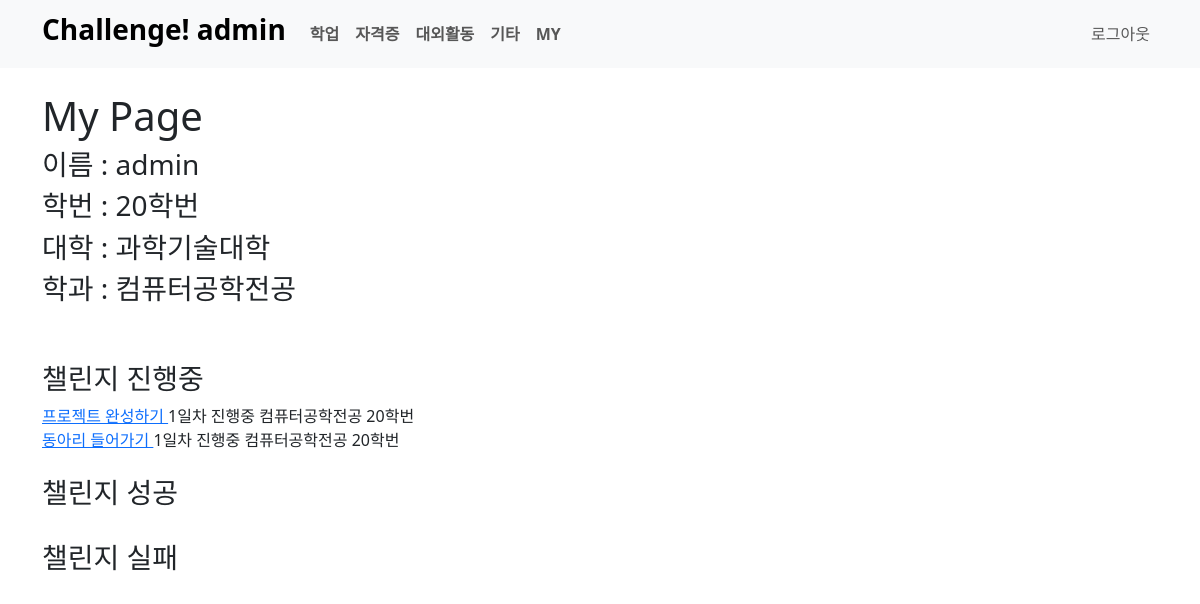
Page /auth/admin/ on the earlier database version.
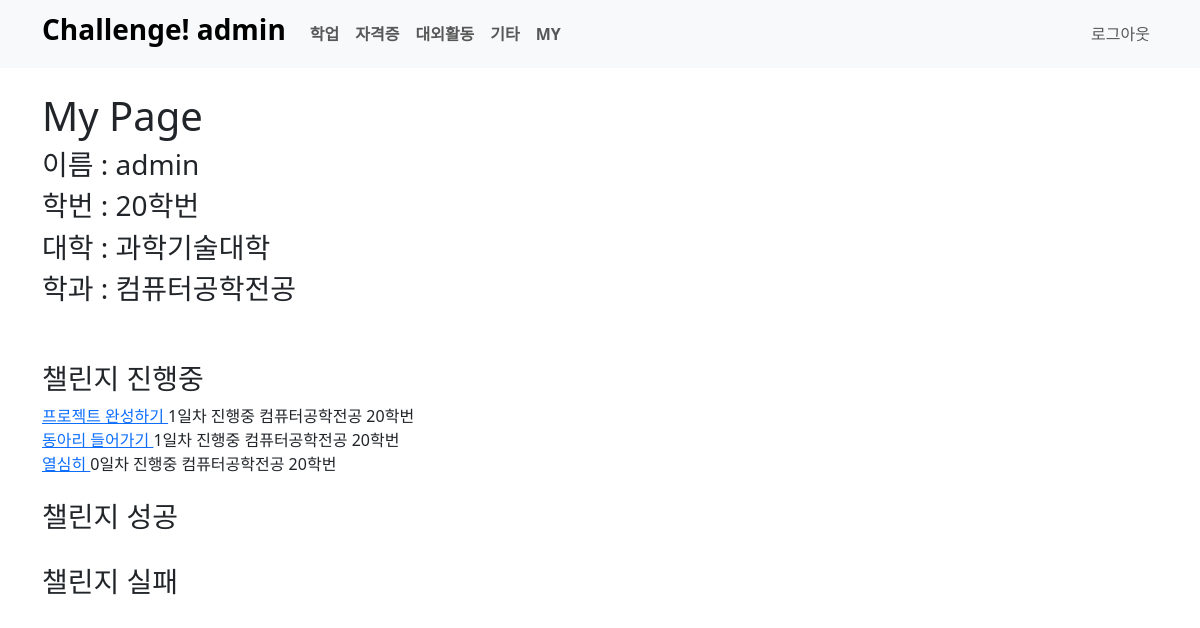
Same page on the later database version.
### board/models.py (models this page shows)
class Category(models.Model):
    name = models.CharField(max_length=20)
    slug = models.SlugField(max_length=50, unique=True, allow_unicode=True)
    def __str__(self):
        return self.name
    def get_absolute_url(self):
        return f'/board/{self.slug}'
    class Meta:
        verbose_name_plural = 'Categories'

class Challenge(models.Model):
    title = models.CharField(max_length=100)
    memo = models.TextField(null=True, blank=True)
    start_date = models.DateField(auto_now_add=True)
    end_date = models.DateField(blank=True, null=True)
    user = models.ForeignKey(User, on_delete=models.CASCADE)
    STATUS_CHOICES = (("0", "진행중"), ("1", "성공"), ("2", "실패"))
    status = models.CharField(max_length=5, choices=STATUS_CHOICES, default=0)
    category = models.ForeignKey(Category, on_delete=models.SET_NULL, null=True)
    like_users = models.ManyToManyField(User, blank=True, related_name='like_challenge')
    def __str__(self):
        return f'{self.title}'
    def get_absolute_url(self):
        return f'/board/{self.pk}/'
    def get_day(self):
        if (self.status=="0"):
            day = date.today()-self.start_date
        else:
            day = self.end_date-self.start_date
        return day.days
    def get_user_name(self):
        if self.user.major:
            return f'{self.user.major} {self.user.number}'
        else:
            return f'{self.user.college} {self.user.number}'

class User(AbstractUser):
    number = models.ForeignKey(Number, on_delete=models.SET_NULL, null=True)
    college = models.ForeignKey(College, on_delete=models.SET_NULL, null=True)
    major = models.ForeignKey(Major, on_delete=models.SET_NULL, null=True, blank=True)

class Major(models.Model):
    name = models.CharField(max_length=30)
    slug = models.SlugField(max_length=50, unique=True, allow_unicode=True)
    college = models.ForeignKey(College, on_delete=models.CASCADE)
    def __str__(self):
        return self.name

class Number(models.Model):
    number = models.CharField(max_length=20)
    def __str__(self):
        return self.number

### mypage/views.py (the view)
# urls.py: path('<str:username>/', views.user_detail, name='detail')
def user_detail(request, username):
    user = User.objects.get(username=username)
    challenge_keep_list = Challenge.objects.filter(user=user).filter(status="0")
    challenge_success_list = Challenge.objects.filter(user=user).filter(status="1")
    challenge_failure_list = Challenge.objects.filter(user=user).filter(status="2")
    page = request.GET.get("page", "1")
    paginator_keep = Paginator(challenge_keep_list, 10)
    paginator_success = Paginator(challenge_success_list, 10)
    paginator_failure = Paginator(challenge_failure_list, 10)
    page_keep = paginator_keep.get_page(page)
    page_success = paginator_success.get_page(page)
    page_failure = paginator_failure.get_page(page)
    return render(request, 'mypage/my_detail.html', {
        'challenge_keep_list': page_keep,
        'challenge_success_list': page_success,
        'challenge_failure_list': page_failure,
        'user':user,
        'categories': Category.objects.all()
    })

### board/models.py (called while the page is built)
    def __str__(self):
        return self.name

### mypage/templates/mypage/my_detail.html (shortened to what this page needs)
<!DOCTYPE html>
{% load static %}
<html lang="ko">
<head>
    <link href="{% static 'board/bootstrap/bootstrap.min.css' %}" rel="stylesheet" type="text/css" media="screen">
</head>
<body>
{% include 'board/menubar.html' %}<br>
    <div class="container">
        <h1>My Page</h1>
        <h3>이름 : {{user.username}}</h3>
        <h3>학번 : {{user.number}}</h3>
        <h3>대학 : {{user.college}}</h3>
        <h3>학과 : {{user.major}}</h3>
        <br><br>
        <h3>챌린지 진행중</h3>
        {% for l in challenge_keep_list %}
        <a href={{l.get_absolute_url}}>{{l}} </a>{{l.get_day}}일차 진행중 {{l.get_user_name}}<br>
        {% endfor %}
        <br>
        <h3>챌린지 성공</h3>
        <br>
        <h3>챌린지 실패</h3>
        <br>
    </div>
</body>
</html>

### board/templates/board/menubar.html
<nav class="navbar navbar-expand-sm navbar-light bg-light">
    <div class="container">
        {% if user.is_authenticated %}
        <a class="navbar-brand" href="{% url 'user:main' %}"><h3 class="fw-bolder">Challenge! {{user.username}}</h3></a>
        {% else %}
        <a class="navbar-brand" href="{% url 'user:main' %}"><h3 class="fw-bolder">Challenge!</h3></a>
        {% endif %}
        <div class="collapse navbar-collapse justify-content-between align-items.center w-100">
            <ul class="navbar-nav ml-10 text-md-center text-left">
                {% for c in categories %}
                <li class="nav-item">
                    <a class="nav-link" href={{c.get_absolute_url}}><b>{{c}}</b></a>
                </li>
                {% endfor %}
                <li class="nav-item">
                    <a class="nav-link" href="http://127.0.0.1:8000/auth/{{request.user}}/"><b>MY</b></a>
                </li>
            </ul>
            <ul class="navbar-nav flex-row justify-content-md-center justify-content-start flex-nowrap">
                <li class="nav-item">
                {% if user.is_authenticated %}
                    <a class="nav-link" href="{% url 'user:logout' %}">로그아웃</a>
                {% else %}
                    <a class="nav-link" href="{% url 'user:login' %}">로그인</a>
                {% endif %}
                </li>
            </ul>
        </div>
    </div>
</nav>

Differences in the rows shown:
added Challenge: title "열심히", get_day "0", get_user_name "컴퓨터공학전공 20학번"
